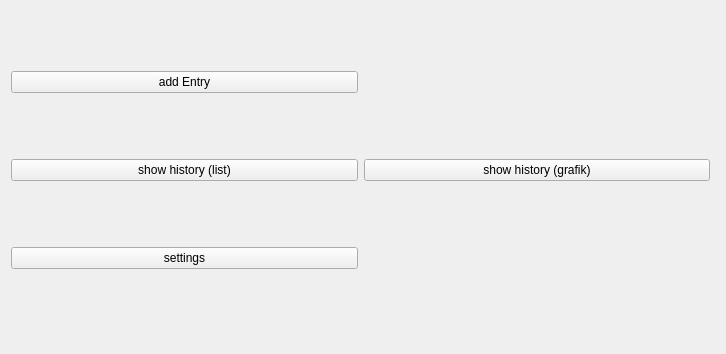
<ui version="4.0" >
 <class>TabKontoMain</class>
 <widget class="QWidget" name="TabKontoMain" >
  <property name="geometry" >
   <rect>
    <x>0</x>
    <y>0</y>
    <width>726</width>
    <height>354</height>
   </rect>
  </property>
  <property name="windowTitle" >
   <string>Form</string>
  </property>
  <widget class="QWidget" name="gridLayout" >
   <property name="geometry" >
    <rect>
     <x>11</x>
     <y>11</y>
     <width>699</width>
     <height>319</height>
    </rect>
   </property>
   <layout class="QGridLayout" >
    <item row="0" column="0" >
     <widget class="QPushButton" name="buttonAddEntry" >
      <property name="text" >
       <string>add Entry</string>
      </property>
     </widget>
    </item>
    <item row="1" column="0" >
     <widget class="QPushButton" name="buttonShowHistoryList" >
      <property name="text" >
       <string>show history (list)</string>
      </property>
     </widget>
    </item>
    <item row="1" column="1" >
     <widget class="QPushButton" name="buttonShowHistoryGrafik" >
      <property name="text" >
       <string>show history (grafik)</string>
      </property>
     </widget>
    </item>
    <item row="2" column="0" >
     <widget class="QPushButton" name="buttonSettings" >
      <property name="text" >
       <string>settings</string>
      </property>
     </widget>
    </item>
   </layout>
  </widget>
 </widget>
 <resources/>
 <connections/>
</ui>
